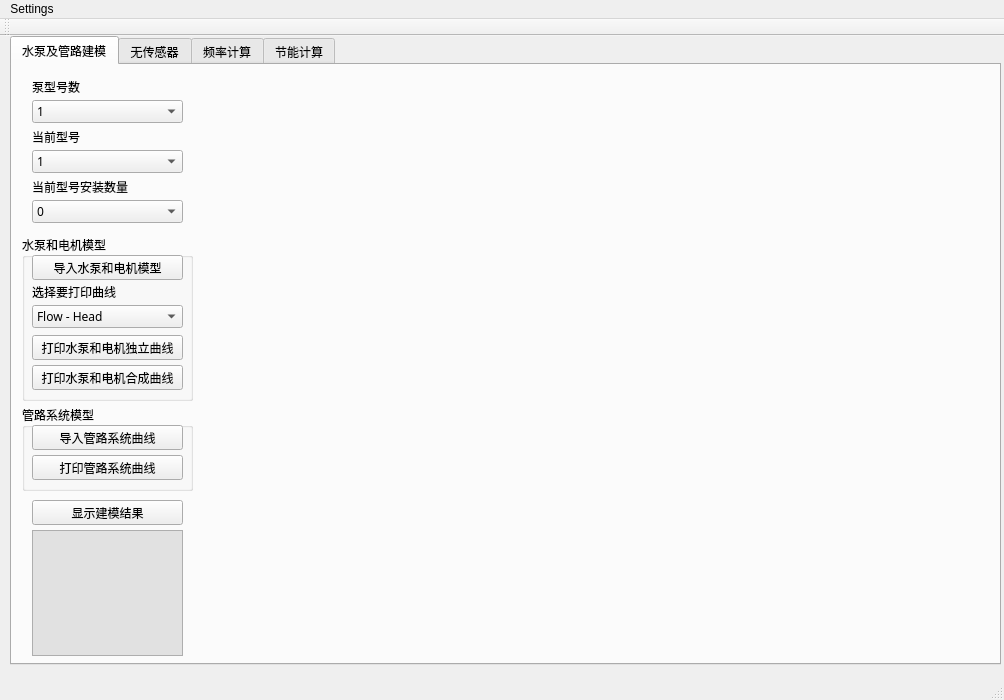
<?xml version="1.0" encoding="UTF-8"?>
<ui version="4.0">
 <class>MainWindow</class>
 <widget class="QMainWindow" name="MainWindow">
  <property name="geometry">
   <rect>
    <x>0</x>
    <y>0</y>
    <width>1004</width>
    <height>700</height>
   </rect>
  </property>
  <property name="windowTitle">
   <string>Pumping System Curver</string>
  </property>
  <widget class="QWidget" name="centralWidget">
   <widget class="QTabWidget" name="tabWidget">
    <property name="geometry">
     <rect>
      <x>10</x>
      <y>0</y>
      <width>991</width>
      <height>629</height>
     </rect>
    </property>
    <property name="sizePolicy">
     <sizepolicy hsizetype="Preferred" vsizetype="Preferred">
      <horstretch>0</horstretch>
      <verstretch>0</verstretch>
     </sizepolicy>
    </property>
    <property name="font">
     <font>
      <family>微软雅黑</family>
     </font>
    </property>
    <property name="currentIndex">
     <number>0</number>
    </property>
    <widget class="QWidget" name="tab">
     <attribute name="title">
      <string>水泵及管路建模</string>
     </attribute>
     <widget class="MyCustomPlot" name="customPlot" native="true">
      <property name="geometry">
       <rect>
        <x>190</x>
        <y>0</y>
        <width>791</width>
        <height>591</height>
       </rect>
      </property>
      <property name="styleSheet">
       <string notr="true">font: 9pt &quot;微软雅黑&quot;;</string>
      </property>
     </widget>
     <widget class="QComboBox" name="comboBox_pumpmodel_qty">
      <property name="geometry">
       <rect>
        <x>20</x>
        <y>35</y>
        <width>151</width>
        <height>23</height>
       </rect>
      </property>
      <property name="sizePolicy">
       <sizepolicy hsizetype="Preferred" vsizetype="Fixed">
        <horstretch>0</horstretch>
        <verstretch>0</verstretch>
       </sizepolicy>
      </property>
      <item>
       <property name="text">
        <string>1</string>
       </property>
      </item>
      <item>
       <property name="text">
        <string>2</string>
       </property>
      </item>
      <item>
       <property name="text">
        <string>3</string>
       </property>
      </item>
      <item>
       <property name="text">
        <string>4</string>
       </property>
      </item>
     </widget>
     <widget class="QLabel" name="label_1">
      <property name="geometry">
       <rect>
        <x>20</x>
        <y>14</y>
        <width>90</width>
        <height>16</height>
       </rect>
      </property>
      <property name="sizePolicy">
       <sizepolicy hsizetype="Preferred" vsizetype="Preferred">
        <horstretch>0</horstretch>
        <verstretch>0</verstretch>
       </sizepolicy>
      </property>
      <property name="font">
       <font>
        <family>Arial</family>
       </font>
      </property>
      <property name="text">
       <string>泵型号数</string>
      </property>
     </widget>
     <widget class="QComboBox" name="comboBox_model_number">
      <property name="geometry">
       <rect>
        <x>20</x>
        <y>85</y>
        <width>151</width>
        <height>23</height>
       </rect>
      </property>
      <property name="sizePolicy">
       <sizepolicy hsizetype="Preferred" vsizetype="Fixed">
        <horstretch>0</horstretch>
        <verstretch>0</verstretch>
       </sizepolicy>
      </property>
      <item>
       <property name="text">
        <string>1</string>
       </property>
      </item>
     </widget>
     <widget class="QLabel" name="label_2">
      <property name="geometry">
       <rect>
        <x>20</x>
        <y>64</y>
        <width>141</width>
        <height>16</height>
       </rect>
      </property>
      <property name="sizePolicy">
       <sizepolicy hsizetype="Preferred" vsizetype="Preferred">
        <horstretch>0</horstretch>
        <verstretch>0</verstretch>
       </sizepolicy>
      </property>
      <property name="font">
       <font>
        <family>Arial</family>
       </font>
      </property>
      <property name="text">
       <string>当前型号</string>
      </property>
     </widget>
     <widget class="QGroupBox" name="groupBox_1">
      <property name="geometry">
       <rect>
        <x>10</x>
        <y>170</y>
        <width>171</width>
        <height>166</height>
       </rect>
      </property>
      <property name="title">
       <string>水泵和电机模型</string>
      </property>
      <widget class="QPushButton" name="pushButton_import_pump_curve">
       <property name="geometry">
        <rect>
         <x>10</x>
         <y>20</y>
         <width>151</width>
         <height>25</height>
        </rect>
       </property>
       <property name="sizePolicy">
        <sizepolicy hsizetype="Preferred" vsizetype="Preferred">
         <horstretch>0</horstretch>
         <verstretch>0</verstretch>
        </sizepolicy>
       </property>
       <property name="font">
        <font>
         <family>Arial</family>
         <weight>50</weight>
         <bold>false</bold>
        </font>
       </property>
       <property name="text">
        <string>导入水泵和电机模型</string>
       </property>
      </widget>
      <widget class="QComboBox" name="comboBox_choose_pump_curve">
       <property name="geometry">
        <rect>
         <x>10</x>
         <y>70</y>
         <width>151</width>
         <height>23</height>
        </rect>
       </property>
       <property name="sizePolicy">
        <sizepolicy hsizetype="Preferred" vsizetype="Fixed">
         <horstretch>0</horstretch>
         <verstretch>0</verstretch>
        </sizepolicy>
       </property>
       <item>
        <property name="text">
         <string>Flow - Head</string>
        </property>
       </item>
       <item>
        <property name="text">
         <string>Flow - Power</string>
        </property>
       </item>
       <item>
        <property name="text">
         <string>Flow - Efficiency</string>
        </property>
       </item>
       <item>
        <property name="text">
         <string>Flow - NPSHR</string>
        </property>
       </item>
       <item>
        <property name="text">
         <string>Power - Efficiency</string>
        </property>
       </item>
      </widget>
      <widget class="QLabel" name="label_3">
       <property name="geometry">
        <rect>
         <x>10</x>
         <y>49</y>
         <width>112</width>
         <height>16</height>
        </rect>
       </property>
       <property name="sizePolicy">
        <sizepolicy hsizetype="Preferred" vsizetype="Preferred">
         <horstretch>0</horstretch>
         <verstretch>0</verstretch>
        </sizepolicy>
       </property>
       <property name="font">
        <font>
         <family>Arial</family>
        </font>
       </property>
       <property name="text">
        <string>选择要打印曲线</string>
       </property>
      </widget>
      <widget class="QPushButton" name="pushButton_plot_pump_curve">
       <property name="geometry">
        <rect>
         <x>10</x>
         <y>100</y>
         <width>151</width>
         <height>25</height>
        </rect>
       </property>
       <property name="sizePolicy">
        <sizepolicy hsizetype="Preferred" vsizetype="Preferred">
         <horstretch>0</horstretch>
         <verstretch>0</verstretch>
        </sizepolicy>
       </property>
       <property name="font">
        <font>
         <family>Arial</family>
         <weight>50</weight>
         <bold>false</bold>
        </font>
       </property>
       <property name="text">
        <string>打印水泵和电机独立曲线</string>
       </property>
      </widget>
      <widget class="QPushButton" name="pushButton_plot_assembly_curve">
       <property name="geometry">
        <rect>
         <x>10</x>
         <y>130</y>
         <width>151</width>
         <height>25</height>
        </rect>
       </property>
       <property name="sizePolicy">
        <sizepolicy hsizetype="Preferred" vsizetype="Preferred">
         <horstretch>0</horstretch>
         <verstretch>0</verstretch>
        </sizepolicy>
       </property>
       <property name="font">
        <font>
         <family>Arial</family>
         <weight>50</weight>
         <bold>false</bold>
        </font>
       </property>
       <property name="text">
        <string>打印水泵和电机合成曲线</string>
       </property>
      </widget>
     </widget>
     <widget class="QGroupBox" name="groupBox_3">
      <property name="geometry">
       <rect>
        <x>10</x>
        <y>340</y>
        <width>171</width>
        <height>86</height>
       </rect>
      </property>
      <property name="title">
       <string>管路系统模型 </string>
      </property>
      <widget class="QPushButton" name="pushButton_import_piping_curve">
       <property name="geometry">
        <rect>
         <x>10</x>
         <y>20</y>
         <width>151</width>
         <height>25</height>
        </rect>
       </property>
       <property name="sizePolicy">
        <sizepolicy hsizetype="Preferred" vsizetype="Preferred">
         <horstretch>0</horstretch>
         <verstretch>0</verstretch>
        </sizepolicy>
       </property>
       <property name="font">
        <font>
         <family>Arial</family>
         <weight>50</weight>
         <bold>false</bold>
        </font>
       </property>
       <property name="text">
        <string>导入管路系统曲线</string>
       </property>
      </widget>
      <widget class="QPushButton" name="pushButton_plot_piping_curve">
       <property name="geometry">
        <rect>
         <x>10</x>
         <y>50</y>
         <width>151</width>
         <height>25</height>
        </rect>
       </property>
       <property name="sizePolicy">
        <sizepolicy hsizetype="Preferred" vsizetype="Preferred">
         <horstretch>0</horstretch>
         <verstretch>0</verstretch>
        </sizepolicy>
       </property>
       <property name="font">
        <font>
         <family>Arial</family>
         <weight>50</weight>
         <bold>false</bold>
        </font>
       </property>
       <property name="text">
        <string>打印管路系统曲线</string>
       </property>
      </widget>
     </widget>
     <widget class="QComboBox" name="comboBox_pump_qty">
      <property name="geometry">
       <rect>
        <x>20</x>
        <y>135</y>
        <width>151</width>
        <height>23</height>
       </rect>
      </property>
      <property name="sizePolicy">
       <sizepolicy hsizetype="Preferred" vsizetype="Fixed">
        <horstretch>0</horstretch>
        <verstretch>0</verstretch>
       </sizepolicy>
      </property>
      <item>
       <property name="text">
        <string>0</string>
       </property>
      </item>
      <item>
       <property name="text">
        <string>1</string>
       </property>
      </item>
      <item>
       <property name="text">
        <string>2</string>
       </property>
      </item>
      <item>
       <property name="text">
        <string>3</string>
       </property>
      </item>
      <item>
       <property name="text">
        <string>4</string>
       </property>
      </item>
      <item>
       <property name="text">
        <string>5</string>
       </property>
      </item>
      <item>
       <property name="text">
        <string>6</string>
       </property>
      </item>
      <item>
       <property name="text">
        <string>7</string>
       </property>
      </item>
      <item>
       <property name="text">
        <string>8</string>
       </property>
      </item>
     </widget>
     <widget class="QLabel" name="label_11">
      <property name="geometry">
       <rect>
        <x>20</x>
        <y>114</y>
        <width>106</width>
        <height>16</height>
       </rect>
      </property>
      <property name="sizePolicy">
       <sizepolicy hsizetype="Preferred" vsizetype="Preferred">
        <horstretch>0</horstretch>
        <verstretch>0</verstretch>
       </sizepolicy>
      </property>
      <property name="font">
       <font>
        <family>Arial</family>
       </font>
      </property>
      <property name="text">
       <string>当前型号安装数量</string>
      </property>
     </widget>
     <widget class="QPushButton" name="pushButton_show_import_result">
      <property name="geometry">
       <rect>
        <x>20</x>
        <y>435</y>
        <width>151</width>
        <height>25</height>
       </rect>
      </property>
      <property name="sizePolicy">
       <sizepolicy hsizetype="Preferred" vsizetype="Preferred">
        <horstretch>0</horstretch>
        <verstretch>0</verstretch>
       </sizepolicy>
      </property>
      <property name="font">
       <font>
        <family>Arial</family>
        <weight>50</weight>
        <bold>false</bold>
       </font>
      </property>
      <property name="text">
       <string>显示建模结果</string>
      </property>
     </widget>
     <widget class="QPlainTextEdit" name="plainTextEdit_import_result">
      <property name="enabled">
       <bool>true</bool>
      </property>
      <property name="geometry">
       <rect>
        <x>20</x>
        <y>465</y>
        <width>151</width>
        <height>126</height>
       </rect>
      </property>
      <property name="autoFillBackground">
       <bool>false</bool>
      </property>
      <property name="styleSheet">
       <string notr="true">background-color: rgb(225, 225, 225);
color: rgb(0, 0, 0);
border-color: rgb(173, 173, 173);</string>
      </property>
      <property name="undoRedoEnabled">
       <bool>false</bool>
      </property>
      <property name="readOnly">
       <bool>true</bool>
      </property>
      <property name="plainText">
       <string/>
      </property>
     </widget>
    </widget>
    <widget class="QWidget" name="tab_2">
     <attribute name="title">
      <string>无传感器</string>
     </attribute>
     <widget class="MyCustomPlot" name="customPlot_2" native="true">
      <property name="geometry">
       <rect>
        <x>190</x>
        <y>0</y>
        <width>791</width>
        <height>591</height>
       </rect>
      </property>
     </widget>
     <widget class="QPushButton" name="pushButton_plot_sensorless_curve">
      <property name="geometry">
       <rect>
        <x>20</x>
        <y>170</y>
        <width>151</width>
        <height>25</height>
       </rect>
      </property>
      <property name="sizePolicy">
       <sizepolicy hsizetype="Preferred" vsizetype="Preferred">
        <horstretch>0</horstretch>
        <verstretch>0</verstretch>
       </sizepolicy>
      </property>
      <property name="font">
       <font>
        <family>Arial</family>
        <weight>50</weight>
        <bold>false</bold>
       </font>
      </property>
      <property name="text">
       <string>打印无传感器曲线</string>
      </property>
     </widget>
     <widget class="QLabel" name="label_4">
      <property name="geometry">
       <rect>
        <x>20</x>
        <y>15</y>
        <width>141</width>
        <height>16</height>
       </rect>
      </property>
      <property name="sizePolicy">
       <sizepolicy hsizetype="Preferred" vsizetype="Preferred">
        <horstretch>0</horstretch>
        <verstretch>0</verstretch>
       </sizepolicy>
      </property>
      <property name="font">
       <font>
        <family>Arial</family>
       </font>
      </property>
      <property name="text">
       <string>当前型号</string>
      </property>
     </widget>
     <widget class="QComboBox" name="comboBox_choose_sensorless_curve">
      <property name="geometry">
       <rect>
        <x>20</x>
        <y>140</y>
        <width>151</width>
        <height>23</height>
       </rect>
      </property>
      <property name="sizePolicy">
       <sizepolicy hsizetype="Preferred" vsizetype="Fixed">
        <horstretch>0</horstretch>
        <verstretch>0</verstretch>
       </sizepolicy>
      </property>
      <item>
       <property name="text">
        <string>Power - Flow</string>
       </property>
      </item>
      <item>
       <property name="text">
        <string>Power - Head</string>
       </property>
      </item>
     </widget>
     <widget class="QComboBox" name="comboBox_model_number_2">
      <property name="geometry">
       <rect>
        <x>20</x>
        <y>36</y>
        <width>151</width>
        <height>23</height>
       </rect>
      </property>
      <property name="sizePolicy">
       <sizepolicy hsizetype="Preferred" vsizetype="Fixed">
        <horstretch>0</horstretch>
        <verstretch>0</verstretch>
       </sizepolicy>
      </property>
      <item>
       <property name="text">
        <string>1</string>
       </property>
      </item>
     </widget>
     <widget class="QLabel" name="label_5">
      <property name="geometry">
       <rect>
        <x>20</x>
        <y>119</y>
        <width>112</width>
        <height>16</height>
       </rect>
      </property>
      <property name="sizePolicy">
       <sizepolicy hsizetype="Preferred" vsizetype="Preferred">
        <horstretch>0</horstretch>
        <verstretch>0</verstretch>
       </sizepolicy>
      </property>
      <property name="font">
       <font>
        <family>Arial</family>
       </font>
      </property>
      <property name="text">
       <string>选择要打印曲线</string>
      </property>
     </widget>
     <widget class="QLineEdit" name="lineEdit_Hz">
      <property name="geometry">
       <rect>
        <x>20</x>
        <y>90</y>
        <width>151</width>
        <height>23</height>
       </rect>
      </property>
      <property name="inputMask">
       <string/>
      </property>
      <property name="text">
       <string>50</string>
      </property>
      <property name="maxLength">
       <number>32767</number>
      </property>
      <property name="clearButtonEnabled">
       <bool>false</bool>
      </property>
     </widget>
     <widget class="QLabel" name="label_6">
      <property name="geometry">
       <rect>
        <x>20</x>
        <y>70</y>
        <width>112</width>
        <height>16</height>
       </rect>
      </property>
      <property name="sizePolicy">
       <sizepolicy hsizetype="Preferred" vsizetype="Preferred">
        <horstretch>0</horstretch>
        <verstretch>0</verstretch>
       </sizepolicy>
      </property>
      <property name="font">
       <font>
        <family>Arial</family>
       </font>
      </property>
      <property name="text">
       <string>频率 (Hz)</string>
      </property>
     </widget>
    </widget>
    <widget class="QWidget" name="tab_3">
     <attribute name="title">
      <string>频率计算</string>
     </attribute>
     <widget class="MyCustomPlot" name="customPlot_3" native="true">
      <property name="geometry">
       <rect>
        <x>190</x>
        <y>0</y>
        <width>791</width>
        <height>591</height>
       </rect>
      </property>
     </widget>
     <widget class="QLabel" name="label_7">
      <property name="geometry">
       <rect>
        <x>20</x>
        <y>15</y>
        <width>141</width>
        <height>16</height>
       </rect>
      </property>
      <property name="sizePolicy">
       <sizepolicy hsizetype="Preferred" vsizetype="Preferred">
        <horstretch>0</horstretch>
        <verstretch>0</verstretch>
       </sizepolicy>
      </property>
      <property name="font">
       <font>
        <family>Arial</family>
       </font>
      </property>
      <property name="text">
       <string>当前型号</string>
      </property>
     </widget>
     <widget class="QComboBox" name="comboBox_model_number_3">
      <property name="geometry">
       <rect>
        <x>20</x>
        <y>36</y>
        <width>151</width>
        <height>23</height>
       </rect>
      </property>
      <property name="sizePolicy">
       <sizepolicy hsizetype="Preferred" vsizetype="Fixed">
        <horstretch>0</horstretch>
        <verstretch>0</verstretch>
       </sizepolicy>
      </property>
      <item>
       <property name="text">
        <string>1</string>
       </property>
      </item>
     </widget>
     <widget class="QPushButton" name="pushButton_plot_vfd_curve">
      <property name="geometry">
       <rect>
        <x>20</x>
        <y>255</y>
        <width>151</width>
        <height>25</height>
       </rect>
      </property>
      <property name="sizePolicy">
       <sizepolicy hsizetype="Preferred" vsizetype="Preferred">
        <horstretch>0</horstretch>
        <verstretch>0</verstretch>
       </sizepolicy>
      </property>
      <property name="font">
       <font>
        <family>Arial</family>
        <weight>50</weight>
        <bold>false</bold>
       </font>
      </property>
      <property name="text">
       <string>打印该频率下的性能曲线</string>
      </property>
     </widget>
     <widget class="QLineEdit" name="lineEdit_flow">
      <property name="geometry">
       <rect>
        <x>20</x>
        <y>85</y>
        <width>151</width>
        <height>23</height>
       </rect>
      </property>
      <property name="inputMask">
       <string/>
      </property>
      <property name="text">
       <string/>
      </property>
      <property name="maxLength">
       <number>32767</number>
      </property>
      <property name="clearButtonEnabled">
       <bool>false</bool>
      </property>
     </widget>
     <widget class="QLabel" name="label_8">
      <property name="geometry">
       <rect>
        <x>20</x>
        <y>65</y>
        <width>112</width>
        <height>16</height>
       </rect>
      </property>
      <property name="sizePolicy">
       <sizepolicy hsizetype="Preferred" vsizetype="Preferred">
        <horstretch>0</horstretch>
        <verstretch>0</verstretch>
       </sizepolicy>
      </property>
      <property name="font">
       <font>
        <family>Arial</family>
       </font>
      </property>
      <property name="text">
       <string>目标流量 (m3/h)</string>
      </property>
     </widget>
     <widget class="QLineEdit" name="lineEdit_head">
      <property name="geometry">
       <rect>
        <x>20</x>
        <y>135</y>
        <width>151</width>
        <height>23</height>
       </rect>
      </property>
      <property name="inputMask">
       <string/>
      </property>
      <property name="text">
       <string/>
      </property>
      <property name="maxLength">
       <number>32767</number>
      </property>
      <property name="readOnly">
       <bool>false</bool>
      </property>
      <property name="clearButtonEnabled">
       <bool>false</bool>
      </property>
     </widget>
     <widget class="QLabel" name="label_9">
      <property name="geometry">
       <rect>
        <x>20</x>
        <y>115</y>
        <width>112</width>
        <height>16</height>
       </rect>
      </property>
      <property name="sizePolicy">
       <sizepolicy hsizetype="Preferred" vsizetype="Preferred">
        <horstretch>0</horstretch>
        <verstretch>0</verstretch>
       </sizepolicy>
      </property>
      <property name="font">
       <font>
        <family>Arial</family>
       </font>
      </property>
      <property name="text">
       <string>目标扬程(m)</string>
      </property>
     </widget>
     <widget class="QLineEdit" name="lineEdit_Hz_calculated">
      <property name="enabled">
       <bool>true</bool>
      </property>
      <property name="geometry">
       <rect>
        <x>20</x>
        <y>220</y>
        <width>151</width>
        <height>23</height>
       </rect>
      </property>
      <property name="styleSheet">
       <string notr="true">background-color: rgb(225, 225, 225);
color: rgb(0, 0, 0);
border-color: rgb(173, 173, 173);</string>
      </property>
      <property name="inputMask">
       <string/>
      </property>
      <property name="text">
       <string/>
      </property>
      <property name="maxLength">
       <number>32767</number>
      </property>
      <property name="readOnly">
       <bool>true</bool>
      </property>
      <property name="clearButtonEnabled">
       <bool>false</bool>
      </property>
     </widget>
     <widget class="QLabel" name="label_10">
      <property name="geometry">
       <rect>
        <x>20</x>
        <y>200</y>
        <width>112</width>
        <height>16</height>
       </rect>
      </property>
      <property name="sizePolicy">
       <sizepolicy hsizetype="Preferred" vsizetype="Preferred">
        <horstretch>0</horstretch>
        <verstretch>0</verstretch>
       </sizepolicy>
      </property>
      <property name="font">
       <font>
        <family>Arial</family>
       </font>
      </property>
      <property name="text">
       <string>频率 (Hz)</string>
      </property>
     </widget>
     <widget class="QPushButton" name="pushButton_Hz_calculation">
      <property name="geometry">
       <rect>
        <x>20</x>
        <y>170</y>
        <width>151</width>
        <height>25</height>
       </rect>
      </property>
      <property name="sizePolicy">
       <sizepolicy hsizetype="Preferred" vsizetype="Preferred">
        <horstretch>0</horstretch>
        <verstretch>0</verstretch>
       </sizepolicy>
      </property>
      <property name="font">
       <font>
        <family>Arial</family>
        <weight>50</weight>
        <bold>false</bold>
       </font>
      </property>
      <property name="text">
       <string>计算目标频率</string>
      </property>
     </widget>
    </widget>
    <widget class="QWidget" name="tab_4">
     <attribute name="title">
      <string>节能计算</string>
     </attribute>
     <widget class="QLabel" name="label_12">
      <property name="geometry">
       <rect>
        <x>20</x>
        <y>15</y>
        <width>112</width>
        <height>16</height>
       </rect>
      </property>
      <property name="sizePolicy">
       <sizepolicy hsizetype="Preferred" vsizetype="Preferred">
        <horstretch>0</horstretch>
        <verstretch>0</verstretch>
       </sizepolicy>
      </property>
      <property name="font">
       <font>
        <family>Arial</family>
       </font>
      </property>
      <property name="text">
       <string>目标流量 (m3/h)</string>
      </property>
     </widget>
     <widget class="QLabel" name="label_13">
      <property name="geometry">
       <rect>
        <x>20</x>
        <y>65</y>
        <width>112</width>
        <height>16</height>
       </rect>
      </property>
      <property name="sizePolicy">
       <sizepolicy hsizetype="Preferred" vsizetype="Preferred">
        <horstretch>0</horstretch>
        <verstretch>0</verstretch>
       </sizepolicy>
      </property>
      <property name="font">
       <font>
        <family>Arial</family>
       </font>
      </property>
      <property name="text">
       <string>目标扬程(m)</string>
      </property>
     </widget>
     <widget class="QLineEdit" name="lineEdit_target_head">
      <property name="enabled">
       <bool>true</bool>
      </property>
      <property name="geometry">
       <rect>
        <x>20</x>
        <y>85</y>
        <width>151</width>
        <height>23</height>
       </rect>
      </property>
      <property name="autoFillBackground">
       <bool>false</bool>
      </property>
      <property name="styleSheet">
       <string notr="true"/>
      </property>
      <property name="inputMask">
       <string/>
      </property>
      <property name="text">
       <string/>
      </property>
      <property name="maxLength">
       <number>32767</number>
      </property>
      <property name="readOnly">
       <bool>false</bool>
      </property>
      <property name="clearButtonEnabled">
       <bool>false</bool>
      </property>
     </widget>
     <widget class="QLineEdit" name="lineEdit_target_flow">
      <property name="geometry">
       <rect>
        <x>20</x>
        <y>35</y>
        <width>151</width>
        <height>23</height>
       </rect>
      </property>
      <property name="inputMask">
       <string/>
      </property>
      <property name="text">
       <string/>
      </property>
      <property name="maxLength">
       <number>32767</number>
      </property>
      <property name="clearButtonEnabled">
       <bool>false</bool>
      </property>
     </widget>
     <widget class="QPushButton" name="pushButton_energy_saving_calculation">
      <property name="geometry">
       <rect>
        <x>20</x>
        <y>115</y>
        <width>151</width>
        <height>25</height>
       </rect>
      </property>
      <property name="sizePolicy">
       <sizepolicy hsizetype="Preferred" vsizetype="Preferred">
        <horstretch>0</horstretch>
        <verstretch>0</verstretch>
       </sizepolicy>
      </property>
      <property name="font">
       <font>
        <family>Arial</family>
        <weight>50</weight>
        <bold>false</bold>
       </font>
      </property>
      <property name="text">
       <string>计算节能方案</string>
      </property>
     </widget>
     <widget class="QPlainTextEdit" name="plainTextEdit_energy_saving_result">
      <property name="enabled">
       <bool>true</bool>
      </property>
      <property name="geometry">
       <rect>
        <x>20</x>
        <y>150</y>
        <width>151</width>
        <height>441</height>
       </rect>
      </property>
      <property name="font">
       <font>
        <family>微软雅黑</family>
        <pointsize>8</pointsize>
       </font>
      </property>
      <property name="styleSheet">
       <string notr="true">background-color: rgb(225, 225, 225);
color: rgb(0, 0, 0);
border-color: rgb(173, 173, 173);</string>
      </property>
      <property name="readOnly">
       <bool>true</bool>
      </property>
      <property name="backgroundVisible">
       <bool>false</bool>
      </property>
     </widget>
    </widget>
   </widget>
  </widget>
  <widget class="QMenuBar" name="menuBar">
   <property name="geometry">
    <rect>
     <x>0</x>
     <y>0</y>
     <width>1004</width>
     <height>21</height>
    </rect>
   </property>
   <widget class="QMenu" name="menuSet_DB">
    <property name="title">
     <string>Settings</string>
    </property>
   </widget>
   <addaction name="menuSet_DB"/>
  </widget>
  <widget class="QToolBar" name="mainToolBar">
   <attribute name="toolBarArea">
    <enum>TopToolBarArea</enum>
   </attribute>
   <attribute name="toolBarBreak">
    <bool>false</bool>
   </attribute>
  </widget>
  <widget class="QStatusBar" name="statusBar"/>
  <action name="actionSet_database">
   <property name="text">
    <string>Set database</string>
   </property>
  </action>
  <action name="actionSaveAs">
   <property name="text">
    <string>Save config as...</string>
   </property>
  </action>
  <action name="actionLoad">
   <property name="text">
    <string>Load config...</string>
   </property>
  </action>
  <action name="actionGenerate_report">
   <property name="text">
    <string>Generate report</string>
   </property>
  </action>
  <action name="actionGenerate_report_2">
   <property name="enabled">
    <bool>true</bool>
   </property>
   <property name="text">
    <string>Generate report 2</string>
   </property>
  </action>
  <action name="actionReport_Option">
   <property name="text">
    <string>Report Option</string>
   </property>
  </action>
 </widget>
 <layoutdefault spacing="6" margin="11"/>
 <customwidgets>
  <customwidget>
   <class>MyCustomPlot</class>
   <extends>QWidget</extends>
   <header>mycustomplot.h</header>
   <container>1</container>
  </customwidget>
 </customwidgets>
 <resources/>
 <connections/>
</ui>
